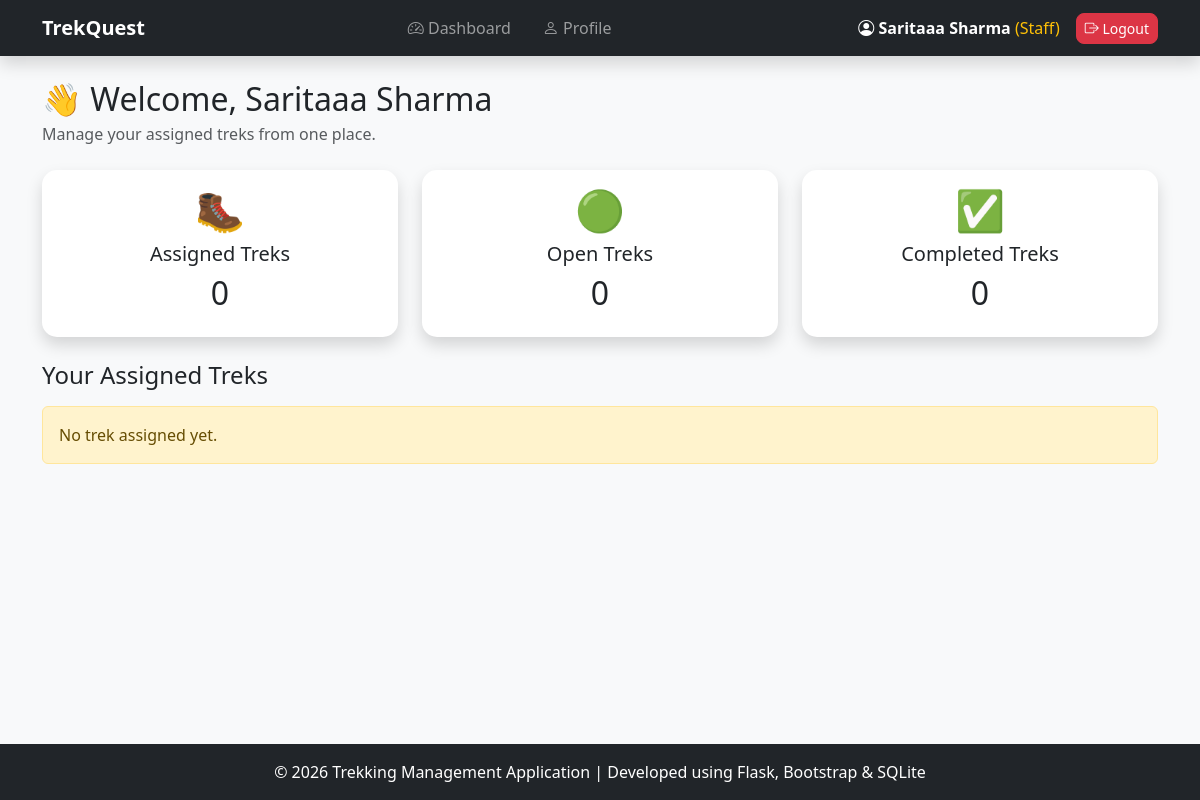
The app's page /staff-dashboard (signed in), older data.
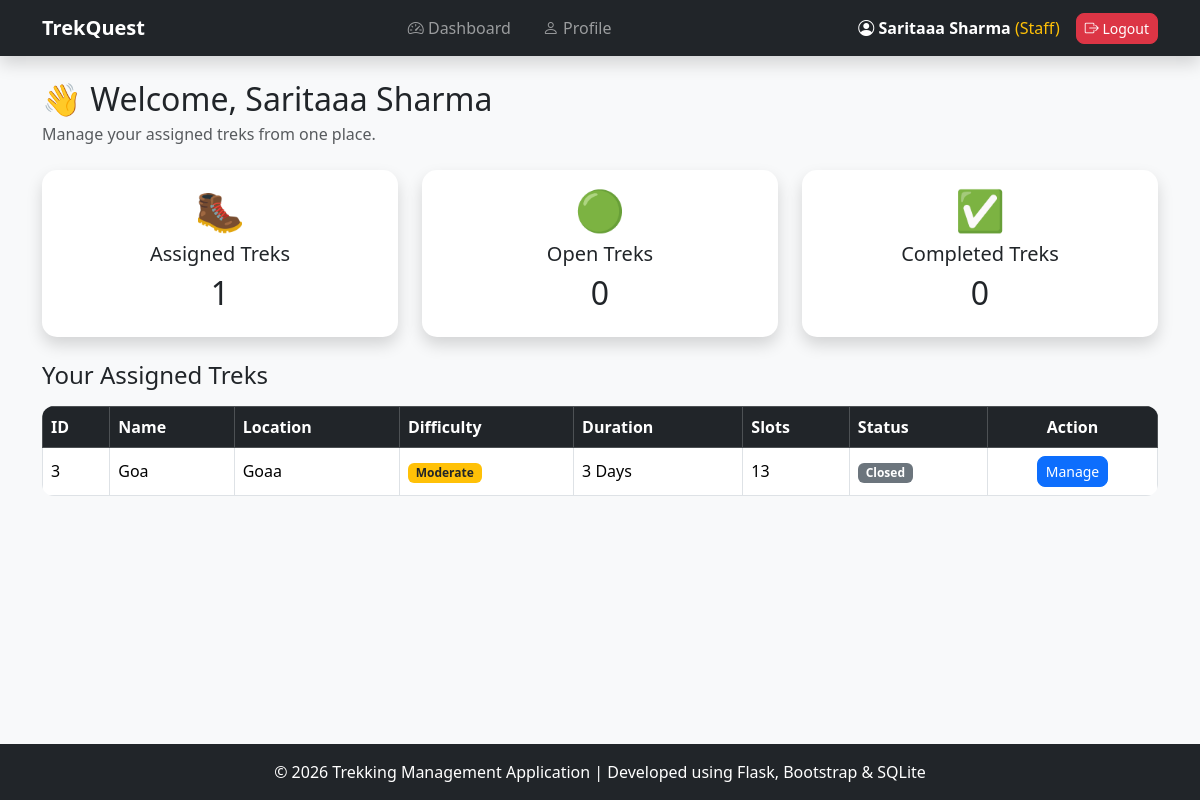
The same page, newer data.
### models.py (models this page shows)
class Trek(db.Model):
    __tablename__ = "treks"
    id = db.Column(
        db.Integer,
        primary_key=True
    )
    name = db.Column(
        db.String(100),
        nullable=False
    )
    location = db.Column(
        db.String(100)
    )
    difficulty = db.Column(
        db.String(50)
    )
    duration = db.Column(
        db.Integer
    )
    available_slots = db.Column(
        db.Integer
    )
    start_date = db.Column(
        db.String(50)
    )
    end_date = db.Column(
        db.String(50)
    )
    status = db.Column(
        db.String(50),
        default="Open"
    )
    staff_id = db.Column(
        db.Integer,
        db.ForeignKey("users.id")
    )
    staff = db.relationship(
    "User",
    foreign_keys=[staff_id]
    )

### app.py (the view)
@app.route("/staff-dashboard")
@login_required
def staff_dashboard():
    if current_user.role != "staff":
        flash("Access Denied", "danger")
        return redirect(url_for("login"))
    treks = Trek.query.filter_by(
        staff_id=current_user.id
    ).all()
    return render_template(
        "staff_dashboard.html",
        treks=treks
    )

### app.py (called while the page is built)
@login_manager.user_loader
def load_user(user_id):
    return User.query.get(
        int(user_id)
    )

### templates/staff_dashboard.html
{% extends "base.html" %}
{% block content %}
<div class="container mb-5">
    <h2 class="mb-1">
        👋 Welcome, {{ current_user.name }}
    </h2>
    <p class="text-muted mb-4">
        Manage your assigned treks from one place.
    </p>
    <div class="row g-4 mb-4">
        <div class="col-md-4">
            <div class="card shadow border-0 text-center">
                <div class="card-body">
                    <h1>🥾</h1>
                    <h5>Assigned Treks</h5>
                    <h2>{{ treks|length }}</h2>
                </div>
            </div>
        </div>
        <div class="col-md-4">
            <div class="card shadow border-0 text-center">
                <div class="card-body">
                    <h1>🟢</h1>
                    <h5>Open Treks</h5>
                    <h2>
                        {{ treks|selectattr('status','equalto','Open')|list|length }}
                    </h2>
                </div>
            </div>
        </div>
        <div class="col-md-4">
            <div class="card shadow border-0 text-center">
                <div class="card-body">
                    <h1>✅</h1>
                    <h5>Completed Treks</h5>
                    <h2>
                        {{ treks|selectattr('status','equalto','Completed')|list|length }}
                    </h2>
                </div>
            </div>
        </div>
    </div>
    <h4 class="mb-3">
        Your Assigned Treks
    </h4>
    {% if treks %}
    <table class="table table-bordered table-hover align-middle">
        <thead class="table-dark">
        <tr>
            <th>ID</th>
            <th>Name</th>
            <th>Location</th>
            <th>Difficulty</th>
            <th>Duration</th>
            <th>Slots</th>
            <th>Status</th>
            <th class="text-center">Action</th>
        </tr>
        </thead>
        <tbody>
        {% for trek in treks %}
        <tr>
            <td>{{ trek.id }}</td>
            <td>{{ trek.name }}</td>
            <td>{{ trek.location }}</td>
            <td>
                {% if trek.difficulty=="Easy" %}
                    <span class="badge bg-success">Easy</span>
                {% elif trek.difficulty=="Moderate" %}
                    <span class="badge bg-warning text-dark">Moderate</span>
                {% else %}
                    <span class="badge bg-danger">Hard</span>
                {% endif %}
            </td>
            <td>{{ trek.duration }} Days</td>
            <td>{{ trek.available_slots }}</td>
            <td>
                {% if trek.status=="Open" %}
                    <span class="badge bg-success">Open</span>
                {% elif trek.status=="Started" %}
                    <span class="badge bg-warning text-dark">Started</span>
                {% elif trek.status=="Completed" %}
                    <span class="badge bg-primary">Completed</span>
                {% else %}
                    <span class="badge bg-secondary">{{ trek.status }}</span>
                {% endif %}
            </td>
            <td class="text-center">
                <a href="{{ url_for('manage_trek', trek_id=trek.id) }}"
                class="btn btn-primary btn-sm">
                    Manage
                </a>
            </td>
        </tr>
        {% endfor %}
        </tbody>
    </table>
    {% else %}
    <div class="alert alert-warning">
        No trek assigned yet.
    </div>
    {% endif %}
</div>
{% endblock %}

Row changes from the older to the newer data that the page shows:
now on this page (row edited): Trek: id "3", name "Goa", location "Goaa", difficulty "Moderate", duration "3", available_slots "13", status "Closed"
Text that changed along with them:
{{ treks|length }}: "0" → "1"
text no longer shown: "No trek assigned yet."
text now shown: "ID Name Location Difficulty Duration Slots Status Action"
